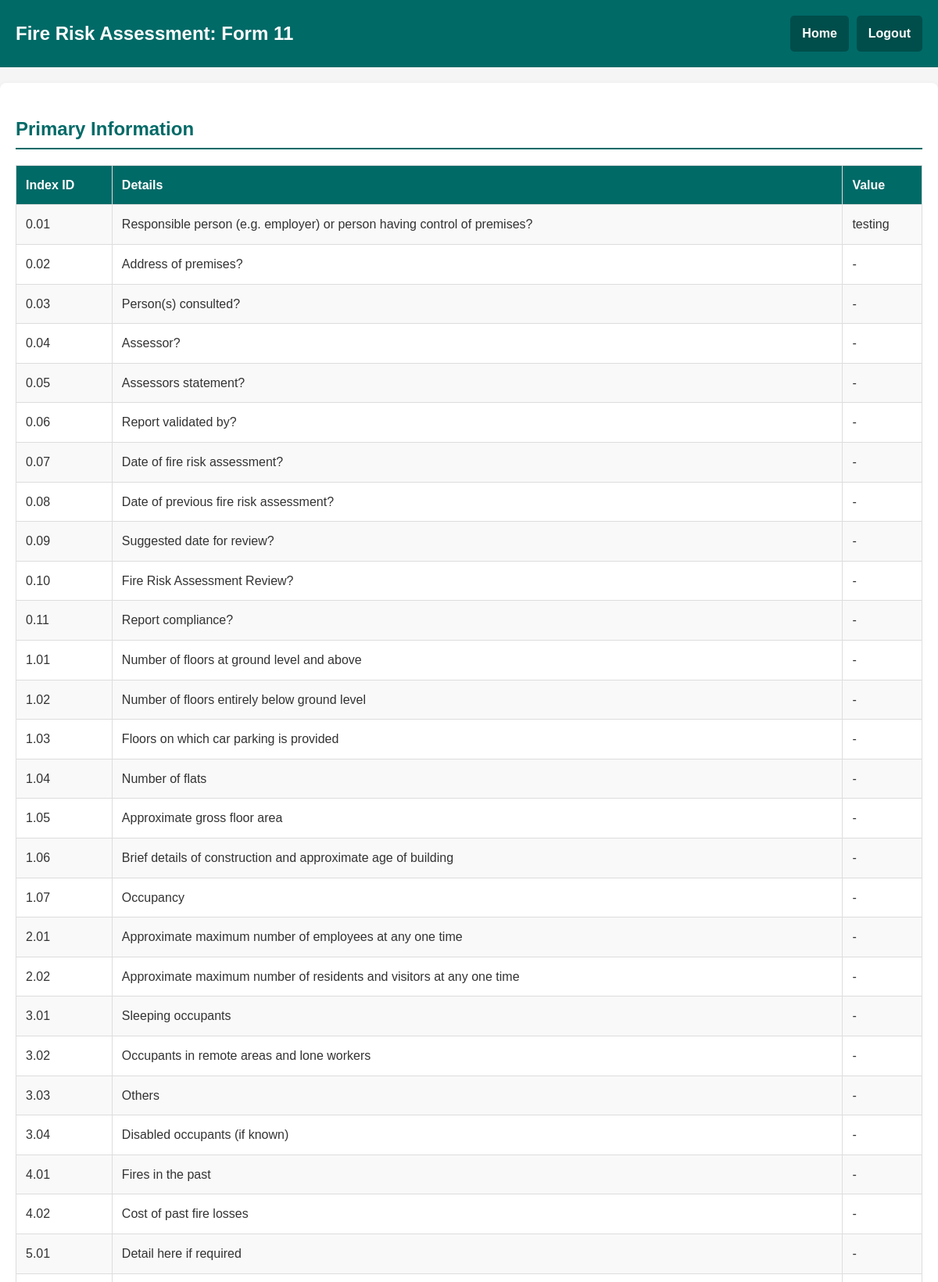
/form/11/view (signed in, upper part), run on the app's committed database.
### POC2/app.py (models this page shows)
class PrimaryAnswer(db.Model):
    id = db.Column(db.Integer, primary_key=True)
    form_id = db.Column(db.String(50), db.ForeignKey('form.form_id'), nullable=False)
    question_id = db.Column(db.String(10), nullable=False)
    question = db.Column(db.Text, nullable=False)
    answer = db.Column(db.Text, nullable=False)

### POC2/app.py (the view)
@app.route('/form/<form_id>/view')
@login_required
def view_form(form_id):
    primary_answers = PrimaryAnswer.query.filter_by(form_id=form_id).all()
    answers = Answer.query.filter_by(form_id=form_id).all()
    image_folder = os.path.join('uploads', form_id)
    cover_image_folder = os.path.join('uploads', form_id, 'cover_image')
    image_folder = image_folder.replace(os.sep, '/')
    cover_image_folder = cover_image_folder.replace(os.sep, '/')
    uploaded_images = [
        os.path.join(form_id, file).replace(os.sep, '/')  # Use forward slashes
        for file in os.listdir(image_folder)
        if file.lower().endswith(('.png', '.jpg', '.jpeg', '.bmp', '.gif'))
    ]
    cover_image = None
    if os.path.exists(cover_image_folder):
        cover_image_files = [
            file for file in os.listdir(cover_image_folder)
            if file.lower().endswith(('.png', '.jpg', '.jpeg', '.bmp', '.gif'))
        ]
        if cover_image_files:
            cover_image = os.path.join(form_id, 'cover_image', cover_image_files[0]).replace(os.sep, '/')
    return render_template(
        'view_form.html',
        form_id=form_id,
        primary_answers=primary_answers,
        answers=answers,
        current_date=datetime.now().strftime("%Y-%m-%d"),
        uploaded_images=uploaded_images,  # Pass the list of image paths
        cover_image=cover_image         # Pass the cover image path
    )

### POC2/app.py (called while the page is built)
def login_required(f):
    @wraps(f)
    def decorated_function(*args, **kwargs):
        if 'user_id' not in session:
            return redirect(url_for('login'))
        return f(*args, **kwargs)
    return decorated_function

### POC2/templates/view_form.html (shortened to what this page needs)
<!DOCTYPE html>
<html lang="en">
<head>
</head>
<body>
    <header>
        <div>Fire Risk Assessment: Form {{ form_id }}</div>
        <div class="nav-buttons">
            <a href="{{ url_for('index') }}">Home</a>
            <a href="{{ url_for('logout') }}">Logout</a>
        </div>
    </header>
    <div class="container">
        <h2>Primary Information</h2>
        <table>
            <tr>
                <th>Index ID</th>
                <th>Details</th>
                <th>Value</th>
            </tr>
            {% for primary_answer in primary_answers %}
            <tr>
                <td>{{ primary_answer.question_id }}</td>
                <td>{{ primary_answer.question }}</td>
                <td>{{ primary_answer.answer }}</td>
            </tr>
            {% endfor %}
        </table>
    </div>
</body>
</html>

### POC2/templates/view_form.html (style rules this page uses)
:root { --dark-text: #333333; --accent-color: #006A67; --light-background: #f5f5f5; --light-hover: #e1e1e1; --light-yellow: #FFF4B7; }
body { font-family: Arial, sans-serif; line-height: 1.6; margin: 0; padding: 0; background-color: var(--light-background); color: var(--dark-text); }
header { background-color: var(--accent-color); color: white; padding: 20px; text-align: center; font-size: 24px; font-weight: bold; display: flex; justify-content: space-between; align-items: center; }
header .nav-buttons { display: flex; gap: 10px; }
header .nav-buttons a { color: white; text-decoration: none; font-size: 16px; padding: 10px 15px; background-color: #004e4b; border-radius: 5px; transition: background-color 0.3s ease; }
.container { max-width: 1200px; margin: 20px auto; padding: 20px; background: white; box-shadow: 0 4px 8px rgba(0, 0, 0, 0.1); border-radius: 8px; }
h2 { color: var(--accent-color); border-bottom: 2px solid var(--accent-color); padding-bottom: 5px; margin-bottom: 20px; }
table { width: 100%; border-collapse: collapse; margin: 20px 0; }
table th, table td { text-align: left; padding: 12px; border: 1px solid #ddd; }
table th { background-color: var(--accent-color); color: white; }
table tr:nth-child(even) { background-color: #f9f9f9; }

### data on the page
PrimaryAnswer: question_id "0.01", question "Responsible person (e.g. employer) or person having control of premises?", answer "testing"
PrimaryAnswer: question_id "0.02", question "Address of premises?", answer "-"
PrimaryAnswer: question_id "0.03", question "Person(s) consulted?", answer "-"
PrimaryAnswer: question_id "0.04", question "Assessor?", answer "-"
PrimaryAnswer: question_id "0.05", question "Assessors statement?", answer "-"
PrimaryAnswer: question_id "0.06", question "Report validated by?", answer "-"
PrimaryAnswer: question_id "0.07", question "Date of fire risk assessment?", answer "-"
PrimaryAnswer: question_id "0.08", question "Date of previous fire risk assessment?", answer "-"
PrimaryAnswer: question_id "0.09", question "Suggested date for review?", answer "-"
PrimaryAnswer: question_id "0.10", question "Fire Risk Assessment Review?", answer "-"
PrimaryAnswer: question_id "0.11", question "Report compliance?", answer "-"
PrimaryAnswer: question_id "1.01", question "Number of floors at ground level and above", answer "-"
PrimaryAnswer: question_id "1.02", question "Number of floors entirely below ground level", answer "-"
PrimaryAnswer: question_id "1.03", question "Floors on which car parking is provided", answer "-"
PrimaryAnswer: question_id "1.04", question "Number of flats", answer "-"
PrimaryAnswer: question_id "1.05", question "Approximate gross floor area", answer "-"
PrimaryAnswer: question_id "1.06", question "Brief details of construction and approximate age of building", answer "-"
PrimaryAnswer: question_id "1.07", question "Occupancy", answer "-"
PrimaryAnswer: question_id "2.01", question "Approximate maximum number of employees at any one time", answer "-"
PrimaryAnswer: question_id "2.02", question "Approximate maximum number of residents and visitors at any one time", answer "-"
PrimaryAnswer: question_id "3.01", question "Sleeping occupants", answer "-"
PrimaryAnswer: question_id "3.02", question "Occupants in remote areas and lone workers", answer "-"
PrimaryAnswer: question_id "3.03", question "Others", answer "-"
PrimaryAnswer: question_id "3.04", question "Disabled occupants (if known)", answer "-"
PrimaryAnswer: question_id "4.01", question "Fires in the past", answer "-"
PrimaryAnswer: question_id "4.02", question "Cost of past fire losses", answer "-"
PrimaryAnswer: question_id "5.01", question "Detail here if required", answer "-"
